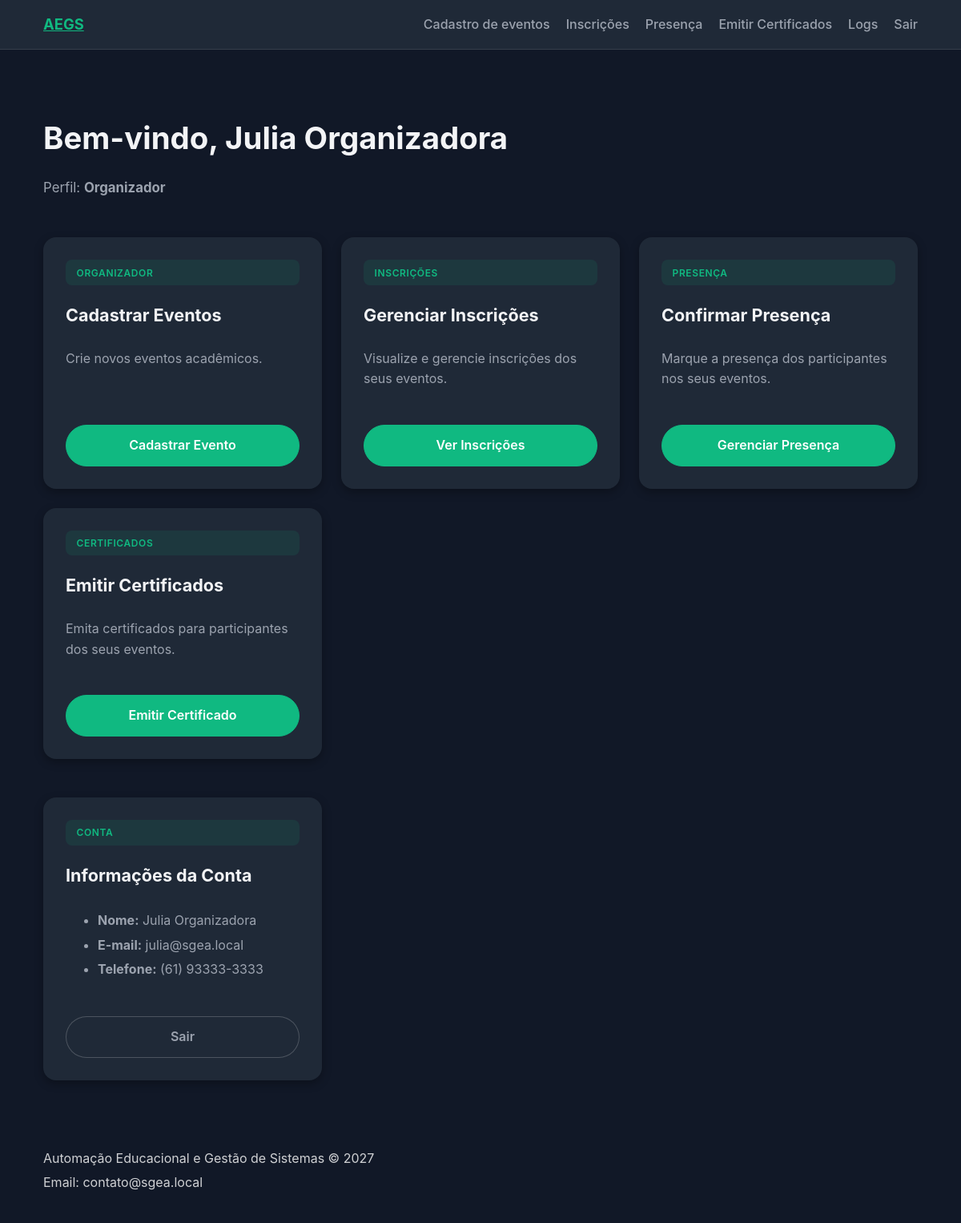
The page /dashboard/ (signed in) on the database its author committed.
### api/models.py (models this page shows, shortened)
class Usuario(AbstractUser):
    nome = models.CharField(max_length=120)
    telefone = models.CharField(max_length=20)
    instituicao = models.CharField(
        max_length=20,
        choices=InstituicaoChoices.choices,
        blank=True,
        null=True,
        help_text="Obrigatório para perfis ALUNO e PROFESSOR."
    )
    perfil = models.CharField(
        max_length=20,
        choices=PerfilChoices.choices
    )
    class Meta:
        constraints = [
            models.CheckConstraint(
                name="instituicao_required_for_aluno_prof",
                check=(
                    ~Q(perfil__in=[PerfilChoices.ALUNO, PerfilChoices.PROFESSOR]) |
                    (Q(instituicao__isnull=False) & ~Q(instituicao=""))
                )
            )
        ]
        indexes = [
            models.Index(fields=["perfil"]),
        ]

### api/views.py (the view)
# urls.py: path('dashboard/', DashboardView.as_view(), name='dashboard'),
@method_decorator(login_required(login_url='login'), name='dispatch')
class DashboardView(TemplateView):
	template_name = "api/dashboard.html"
	def get_context_data(self, **kwargs):
		context = super().get_context_data(**kwargs)
		return context

### api/templates/api/dashboard.html (shortened to what this page needs)
{% extends 'api/base.html' %}
{% block content %}
<section class="prototype-hero">
    <h1>Bem-vindo, {{ request.user.nome|default:request.user.username }}</h1>
    <p>Perfil: <strong>{{ request.user.get_perfil_display }}</strong></p>
</section>
<section class="prototype-grid">
    {% if request.user.perfil == 'ORGANIZADOR' %}
        <article class="prototype-card">
            <span class="badge">Organizador</span>
            <h3 style="margin: 0.75rem 0 0.5rem; font-size: 1.35rem;">Cadastrar Eventos</h3>
            <p style="color: var(--muted); margin-bottom: 1.5rem; flex: 1;">Crie novos eventos acadêmicos.</p>
            <div class="form-actions">
                <a href="{% url 'cadastro-evento' %}" class="btn primary" style="width: 100%; text-align: center;">Cadastrar Evento</a>
            </div>
        </article>
        <article class="prototype-card">
            <span class="badge">Inscrições</span>
            <h3 style="margin: 0.75rem 0 0.5rem; font-size: 1.35rem;">Gerenciar Inscrições</h3>
            <p style="color: var(--muted); margin-bottom: 1.5rem; flex: 1;">Visualize e gerencie inscrições dos seus eventos.</p>
            <div class="form-actions">
                <a href="{% url 'inscricao-usuario' %}" class="btn primary" style="width: 100%; text-align: center;">Ver Inscrições</a>
            </div>
        </article>
        <article class="prototype-card">
            <span class="badge">Presença</span>
            <h3 style="margin: 0.75rem 0 0.5rem; font-size: 1.35rem;">Confirmar Presença</h3>
            <p style="color: var(--muted); margin-bottom: 1.5rem; flex: 1;">Marque a presença dos participantes nos seus eventos.</p>
            <div class="form-actions">
                <a href="{% url 'presenca' %}" class="btn primary" style="width: 100%; text-align: center;">Gerenciar Presença</a>
            </div>
        </article>
        <article class="prototype-card">
            <span class="badge">Certificados</span>
            <h3 style="margin: 0.75rem 0 0.5rem; font-size: 1.35rem;">Emitir Certificados</h3>
            <p style="color: var(--muted); margin-bottom: 1.5rem; flex: 1;">Emita certificados para participantes dos seus eventos.</p>
            <div class="form-actions">
                <a href="{% url 'emissao-certificado' %}" class="btn primary" style="width: 100%; text-align: center;">Emitir Certificado</a>
            </div>
        </article>
    {% endif %}
</section>
<section class="prototype-grid" style="margin-top: 2rem;">
    <article class="prototype-card">
        <span class="badge">Conta</span>
        <h3 style="margin: 0.75rem 0 0.5rem; font-size: 1.35rem;">Informações da Conta</h3>
        <ul style="color: var(--muted); line-height: 1.9; margin: 1rem 0 1.5rem; flex: 1;">
            <li><strong>Nome:</strong> {{ request.user.nome }}</li>
            <li><strong>E-mail:</strong> {{ request.user.email }}</li>
            <li><strong>Telefone:</strong> {{ request.user.telefone }}</li>
        </ul>
        <div class="form-actions">
            <a href="{% url 'logout' %}" class="btn secondary" style="width: 100%; text-align: center;">Sair</a>
        </div>
    </article>
</section>
{% endblock %}

### api/static/api/styles.css (style rules this page uses)
:root { color-scheme: dark; --bg: #111827; --surface: #1f2937; --primary: #10b981; --primary-hover: #059669; --text: #f3f4f6; --muted: #9ca3af; }
* { box-sizing: border-box; }
body { margin: 0; font-family: 'Inter', system-ui, -apple-system, BlinkMacSystemFont, 'Segoe UI', sans-serif; background: var(--bg); color: var(--text); line-height: 1.6; }
.btn { display: inline-block; padding: 0.75rem 1.5rem; border-radius: 999px; border: 1px solid rgba(16, 185, 129, 0.2); background: transparent; color: var(--primary); font-weight: 600; text-decoration: none; transition: background 0.2s ease, color 0.2s ease, border-color 0.2s ease; }
.btn.primary { background: var(--primary); color: #ffffff; border-color: var(--primary); }
.prototype-hero { padding: 3rem 0 2rem; }
.prototype-hero h1 { margin-bottom: 0.5rem; font-size: clamp(1.9rem, 2.6vw + 1rem, 2.4rem); color: var(--text); }
.prototype-hero p { color: var(--muted); font-size: 1.05rem; }
.prototype-grid { display: grid; gap: 1.5rem; grid-template-columns: repeat(auto-fill, minmax(320px, 1fr)); margin-bottom: 3rem; }
.prototype-card { background: var(--surface); border-radius: 16px; padding: 1.75rem; box-shadow: 0 4px 12px rgba(0, 0, 0, 0.3); transition: transform 0.2s ease, box-shadow 0.2s ease; display: flex; flex-direction: column; }
.form-actions { display: flex; flex-wrap: wrap; gap: 0.75rem; margin-top: 1.25rem; align-items: center; }
.btn.secondary { background: var(--surface); color: var(--muted); border-color: rgba(255, 255, 255, 0.2); }
.badge { display: inline-block; padding: 0.4rem 0.85rem; border-radius: 8px; background: rgba(16, 185, 129, 0.1); color: var(--primary); font-weight: 600; font-size: 0.75rem; text-transform: uppercase; letter-spacing: 0.05em; margin-bottom: 0.5rem; }

### rows shown on the page
Usuario: user.nome "Julia Organizadora", user.perfil "Organizador", user.email "julia@sgea.local", user.telefone "(61) 93333-3333"
